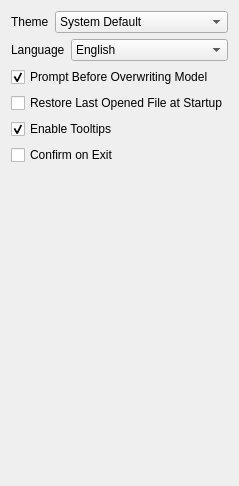
     <widget class="QWidget" name="tabGeneral">
      <attribute name="title">
       <string>General</string>
      </attribute>
      <layout class="QGridLayout" name="gridLayout_2">
       <item row="0" column="0">
        <layout class="QHBoxLayout" name="horizontalLayout_6">
         <item>
          <widget class="QLabel" name="labelTheme">
           <property name="text">
            <string>Theme</string>
           </property>
          </widget>
         </item>
         <item>
          <widget class="QComboBox" name="comboBoxTheme">
           <property name="sizePolicy">
            <sizepolicy hsizetype="Expanding" vsizetype="Fixed">
             <horstretch>0</horstretch>
             <verstretch>0</verstretch>
            </sizepolicy>
           </property>
           <item>
            <property name="text">
             <string>System Default</string>
            </property>
           </item>
           <item>
            <property name="text">
             <string>Light</string>
            </property>
           </item>
           <item>
            <property name="text">
             <string>Dark</string>
            </property>
           </item>
          </widget>
         </item>
        </layout>
       </item>
       <item row="1" column="0">
        <layout class="QHBoxLayout" name="horizontalLayout_7">
         <item>
          <widget class="QLabel" name="labelLanguage">
           <property name="sizePolicy">
            <sizepolicy hsizetype="Minimum" vsizetype="Preferred">
             <horstretch>0</horstretch>
             <verstretch>0</verstretch>
            </sizepolicy>
           </property>
           <property name="text">
            <string>Language</string>
           </property>
          </widget>
         </item>
         <item>
          <widget class="QComboBox" name="comboBoxLanguage">
           <property name="sizePolicy">
            <sizepolicy hsizetype="Expanding" vsizetype="Fixed">
             <horstretch>0</horstretch>
             <verstretch>0</verstretch>
            </sizepolicy>
           </property>
           <item>
            <property name="text">
             <string>English</string>
            </property>
           </item>
          </widget>
         </item>
        </layout>
       </item>
       <item row="2" column="0">
        <widget class="QCheckBox" name="checkPromptOverwrite">
         <property name="text">
          <string>Prompt Before Overwriting Model</string>
         </property>
         <property name="checked">
          <bool>true</bool>
         </property>
        </widget>
       </item>
       <item row="3" column="0">
        <widget class="QCheckBox" name="checkRestoreLastFile">
         <property name="text">
          <string>Restore Last Opened File at Startup</string>
         </property>
        </widget>
       </item>
       <item row="4" column="0">
        <widget class="QCheckBox" name="checkTooltips">
         <property name="text">
          <string>Enable Tooltips</string>
         </property>
         <property name="checked">
          <bool>true</bool>
         </property>
        </widget>
       </item>
       <item row="5" column="0">
        <widget class="QCheckBox" name="checkConfirmExit">
         <property name="text">
          <string>Confirm on Exit</string>
         </property>
        </widget>
       </item>
       <item row="6" column="0">
        <spacer name="verticalSpacer">
         <property name="orientation">
          <enum>Qt::Orientation::Vertical</enum>
         </property>
         <property name="sizeHint" stdset="0">
          <size>
           <width>20</width>
           <height>310</height>
          </size>
         </property>
        </spacer>
       </item>
      </layout>
     </widget>
